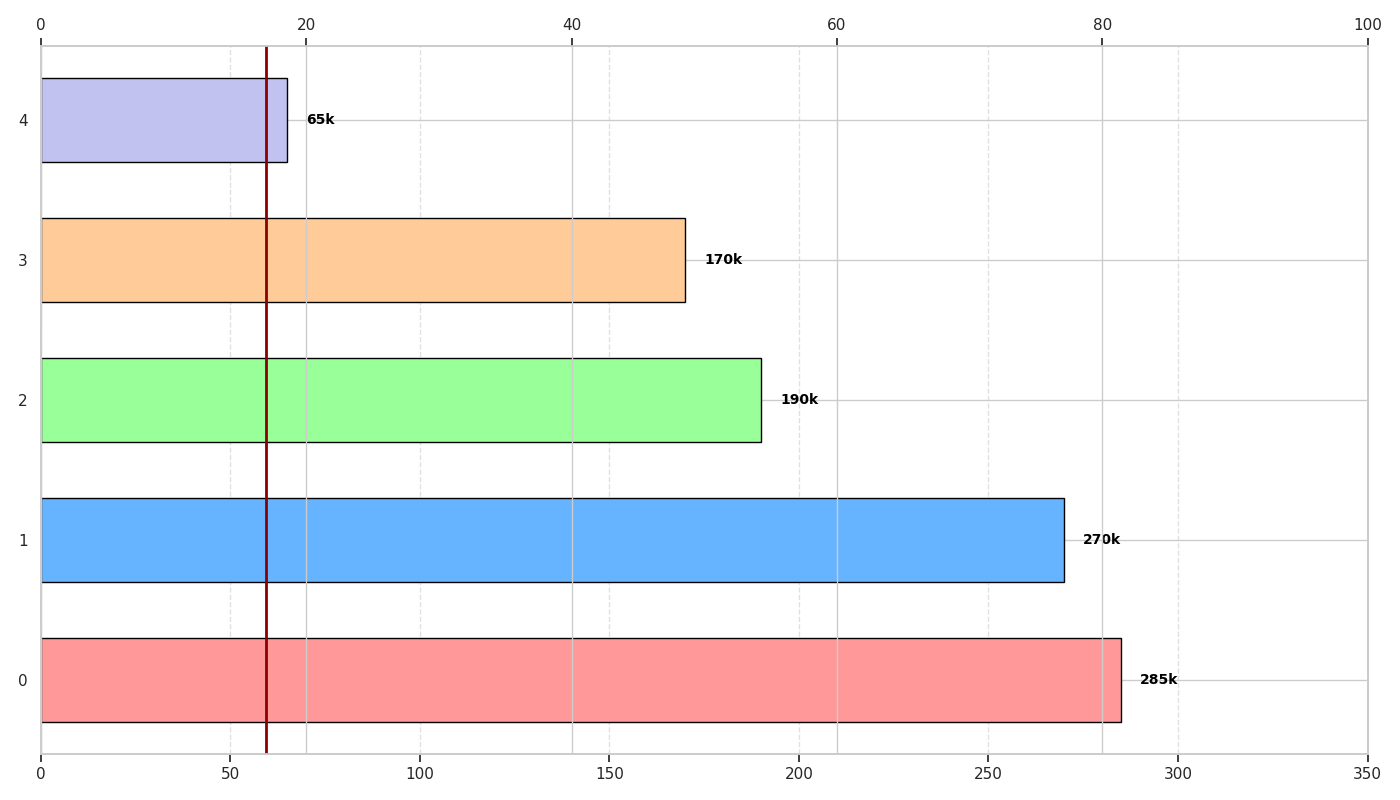

Write Python code to recreate this figure.
import matplotlib.pyplot as plt
import numpy as np

habitats = ['Forests', 'Grasslands', 'Wetlands', 'Deserts', 'Urban Areas']
population_data = np.array([
    [150, 50, 40, 10, 20],
    [70, 60, 25, 5, 10],
    [90, 70, 80, 15, 30],
    [15, 7, 3, 35, 5],
    [50, 30, 60, 30, 20]
])

total_populations = np.sum(population_data, axis=1)
sorted_indices = np.argsort(-total_populations)
sorted_total_populations = total_populations[sorted_indices]

average_dragonflies = np.mean(population_data[:, -1])

fig, ax1 = plt.subplots(figsize=(14, 8))
new_colors = ['#ff9999', '#66b3ff', '#99ff99', '#ffcc99', '#c2c2f0']
bars = ax1.barh(range(len(habitats)), sorted_total_populations, color=new_colors, edgecolor='black', height=0.6)

for bar in bars:
    ax1.text(bar.get_width() + 5, bar.get_y() + bar.get_height() / 2,
             f'{int(bar.get_width())}k', va='center', fontsize=10, fontweight='bold', color='black')

ax1.xaxis.grid(True, linestyle='--', alpha=0.6)
ax1.set_xlim(0, 350)
ax2 = ax1.twiny()
ax2.axvline(average_dragonflies, color='darkred', linestyle='-', linewidth=2)
ax2.set_xlim(0, 100)

plt.tight_layout()
plt.show()
